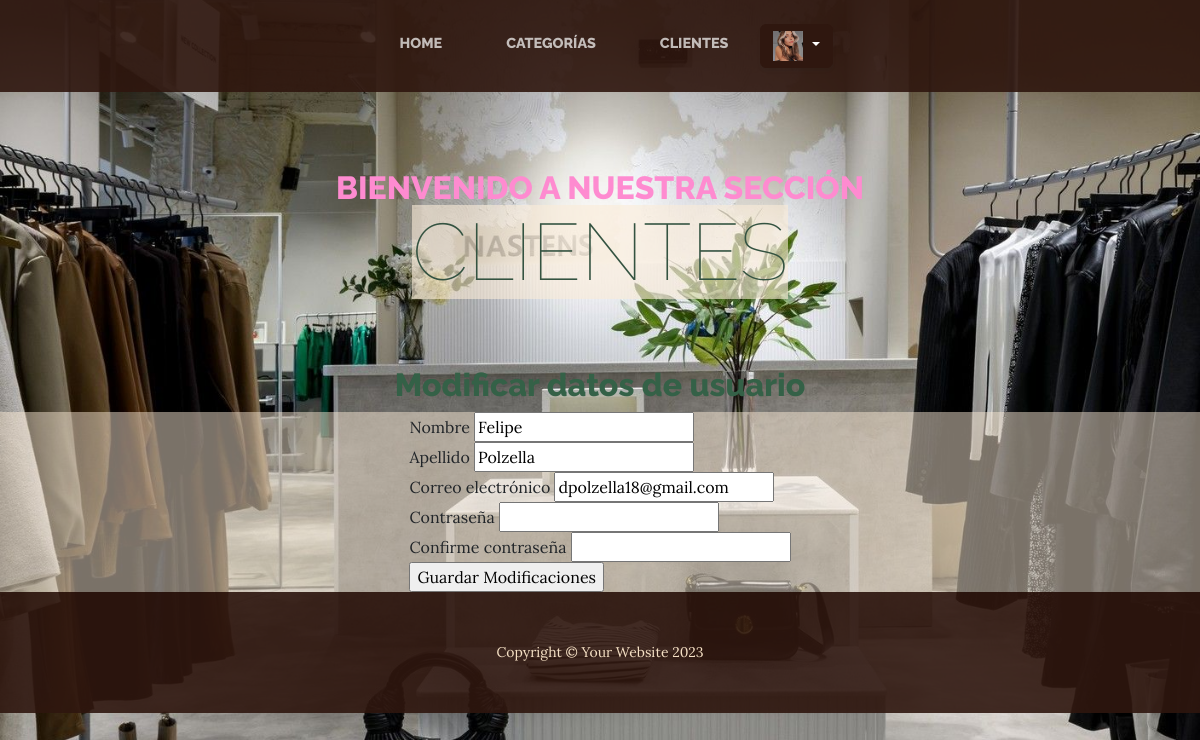
Before: /editar/ (signed in) with the older database file.
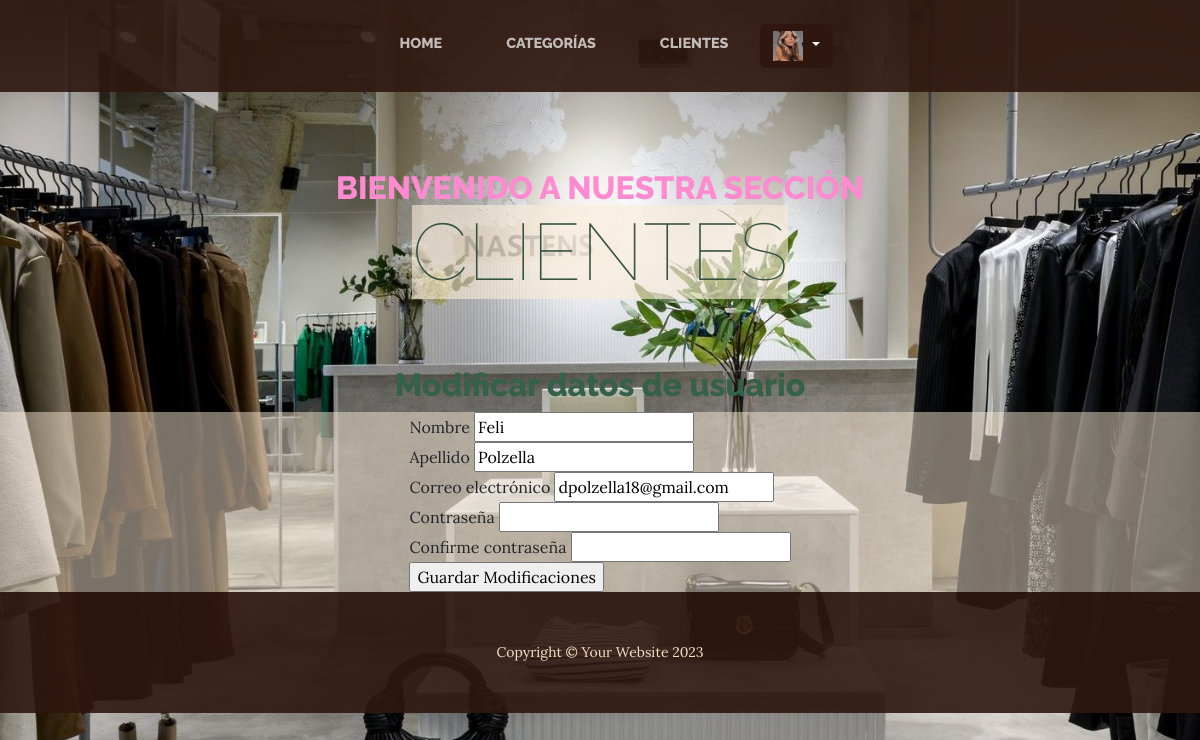
After: the same page with the newer database file.
### apps/clientes/models.py (models this page shows, shortened)
class CustomUser(AbstractUser):
    first_name = models.CharField(max_length=30, verbose_name=_('First name'))
    last_name = models.CharField(max_length=30, verbose_name=_('Last name'))
    email = models.EmailField(unique=True, verbose_name=_('Email'))
    is_active = models.BooleanField(default=True, verbose_name=_('Active'))
    date_joined = models.DateTimeField(auto_now_add=True, verbose_name=_('Date joined'))
    custom_groups = models.ManyToManyField(Group, related_name='custom_users', blank=True, verbose_name=_('groups'))
    custom_user_permissions = models.ManyToManyField(Permission, related_name='custom_users', blank=True, verbose_name=_('user permissions'))

class Avatar(models.Model):
    user = models.OneToOneField(get_user_model(), on_delete=models.CASCADE)
    imagen = models.ImageField(
    upload_to='avatares', null=True, blank=True, default="/default.jpeg")

### apps/clientes/views.py (the view)
# urls.py: path('editar/', editar_usuario, name='usuarios-editar'),
@login_required(login_url=reverse_lazy('clientes:usuarios-login'))
def editar_usuario(request):
    usuario = request.user
    if request.method == "POST":
        formulario = UserEditForm(request.POST, instance=usuario)
        if formulario.is_valid():
            data = formulario.cleaned_data
            usuario.first_name = data["first_name"]
            usuario.last_name = data["last_name"]
            usuario.email = data["email"]
            if data["password1"]:  # Verifica si se proporcionó una nueva contraseña
                usuario.set_password(data["password1"])
            usuario.save()
            messages.success(request, 'Cambios guardados exitosamente.')
            return redirect("clientes")
        else:
            messages.error(request, 'Error al guardar los cambios. Por favor, corrige los errores.')
    else:
        formulario = UserEditForm(instance=usuario)
    return render(request, "clientes/editar_usuario.html", {"form": formulario, "usuario": usuario})

### apps/clientes/forms.py
class UserEditForm(UserChangeForm):
    first_name = forms.CharField(label=_("Nombre"))
    last_name = forms.CharField(label=_("Apellido"))
    email = forms.EmailField(label=_("Correo electrónico"))
    password1 = forms.CharField(label=_("Contraseña"), widget=forms.PasswordInput, required=False)
    password2 = forms.CharField(label=_("Confirme contraseña"), widget=forms.PasswordInput, required=False)
    class Meta:
        model = CustomUser
        fields = ["first_name", "last_name", "email", "password1", "password2"]
        help_texts = { "email": _("Indica un correo electrónico que uses habitualmente"), "first_name": "", "last_name": ""}

### apps/clientes/templates/clientes/editar_usuario.html (shortened to what this page needs)
{% extends 'clientes/about.html' %}
{% block contenido %}
<h1 class="user__title"> Modificar datos de usuario </h1>
<section class="editar__usuario__section">
<form method="post">
    <div class="form-group">
        <label for="{{ form.first_name.id_for_label }}">Nombre</label>
        {{ form.first_name }}
    </div>
    <div class="form-group">
        <label for="{{ form.last_name.id_for_label }}">Apellido</label>
        {{ form.last_name }}
    </div>
    <div class="form-group">
        <label for="{{ form.email.id_for_label }}">Correo electrónico</label>
        {{ form.email }}
    </div>
    <div class="form-group">
        <label for="{{ form.password1.id_for_label }}">Contraseña</label>
        {{ form.password1 }}
    </div>
    <div class="form-group">
        <label for="{{ form.password2.id_for_label }}">Confirme contraseña</label>
        {{ form.password2 }}
    </div>
    <input type="submit" value="Guardar Modificaciones">
</form>
</section>
{% endblock %}

### apps/TIENDA/templates/TIENDA/navegacion.html (shortened to what this page needs)
<nav class="navbar navbar-expand-lg navbar-dark py-lg-4" id="mainNav">
    <div class="container">
        <div class="collapse navbar-collapse" id="navbarSupportedContent">
            <ul class="navbar-nav mx-auto">
                <li class="nav-item px-lg-4"><a class="nav-link text-uppercase" href="{% url 'inicioTienda' %}">Home</a></li>
                <li class="nav-item px-lg-4"><a class="nav-link text-uppercase" href="{% url 'categorias' %}">Categorías</a></li>
                <li class="nav-item px-lg-4"><a class="nav-link text-uppercase" href="{% url 'clientes' %}">Clientes</a></li>
                {% if request.user.is_authenticated %}
                <div class="dropdown">
                    <a class="btn btn-secondary dropdown-toggle" href="{% url 'clientes' %}" role="button" id="dropdownMenuLink" data-bs-toggle="dropdown" aria-expanded="false">
                        {%if request.user.avatar %}
                            <img style="width: 30px; height: 30px;" src="{{ request.user.avatar.imagen.url }}" alt="Avatar del usuario" class="user-avatar">
                        {% endif %}
                    </a>
                </div>
                {% endif %}
            </ul>
        </div>
    </div>
</nav>

Changed rows visible on the page:
changed CustomUser "Polzella": first_name "Felipe" → "Feli"
